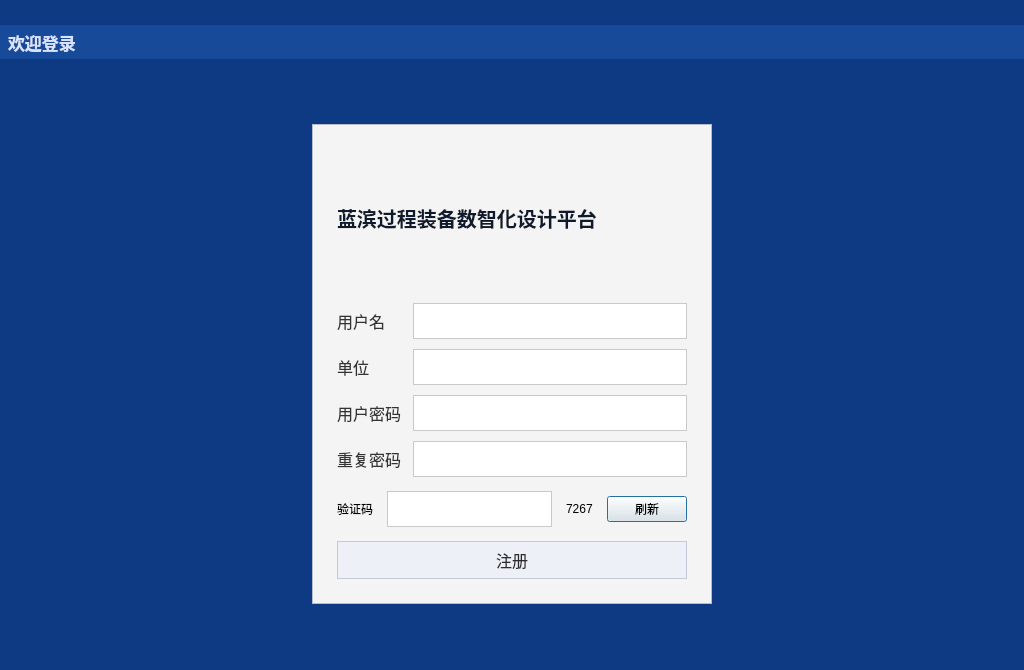
<?xml version="1.0" encoding="UTF-8"?>
<ui version="4.0">
 <class>RegisterDialog</class>
 <widget class="QDialog" name="RegisterDialog">
  <property name="geometry">
   <rect>
    <x>0</x>
    <y>0</y>
    <width>1024</width>
    <height>670</height>
   </rect>
  </property>
  <property name="windowTitle">
   <string>欢迎登录</string>
  </property>
  <property name="styleSheet">
   <string notr="true">QDialog#RegisterDialog {
    background-color: #0e3a83;
    background-image: url(icons/login_bg.png);
    background-repeat: no-repeat;
    background-position: center;
}
QFrame#frame_top_bar {
    background-color: #174a99;
    border: none;
}
QLabel#label_window_title {
    color: #d7e3ff;
    font-size: 13pt;
    font-weight: bold;
}
QFrame#right_frame {
    background-color: #f4f4f4;
    border: 1px solid #b6bcc8;
}
QLabel#label_platform {
    font-size: 15pt;
    font-weight: bold;
    color: #0f1a2d;
}
QLabel#username_label,
QLabel#company_label,
QLabel#password_label,
QLabel#confirm_password_label {
    font-size: 12pt;
    color: #333333;
}
QLineEdit {
    background-color: #ffffff;
    border: 1px solid #c9c9c9;
    min-height: 30px;
    padding: 2px 8px;
    font-size: 12pt;
}
QPushButton#register_btn {
    min-height: 36px;
    font-size: 12pt;
    color: #2b2b2b;
    border: 1px solid #c5ccd8;
    background-color: #edf1f7;
}
QPushButton#register_btn:hover {
    background-color: #e2eaf7;
}</string>
  </property>
  <layout class="QVBoxLayout" name="verticalLayout_root">
   <property name="spacing">
    <number>0</number>
   </property>
   <property name="leftMargin">
    <number>0</number>
   </property>
   <property name="topMargin">
    <number>0</number>
   </property>
   <property name="rightMargin">
    <number>0</number>
   </property>
   <property name="bottomMargin">
    <number>0</number>
   </property>
   <item>
    <widget class="QFrame" name="frame_top_bar">
     <property name="minimumSize">
      <size>
       <width>0</width>
       <height>34</height>
      </size>
     </property>
     <property name="maximumSize">
      <size>
       <width>16777215</width>
       <height>34</height>
      </size>
     </property>
     <layout class="QHBoxLayout" name="horizontalLayout_title">
      <property name="leftMargin">
       <number>8</number>
      </property>
      <property name="topMargin">
       <number>2</number>
      </property>
      <property name="rightMargin">
       <number>8</number>
      </property>
      <property name="bottomMargin">
       <number>2</number>
      </property>
      <item>
       <widget class="QLabel" name="label_window_title">
        <property name="text">
         <string>欢迎登录</string>
        </property>
       </widget>
      </item>
      <item>
       <spacer name="horizontalSpacer_title">
        <property name="orientation">
         <enum>Qt::Horizontal</enum>
        </property>
        <property name="sizeHint" stdset="0">
         <size>
          <width>40</width>
          <height>20</height>
         </size>
        </property>
       </spacer>
      </item>
     </layout>
    </widget>
   </item>
   <item>
    <layout class="QHBoxLayout" name="main_layout">
     <property name="leftMargin">
      <number>40</number>
     </property>
     <property name="topMargin">
      <number>40</number>
     </property>
     <property name="rightMargin">
      <number>40</number>
     </property>
     <property name="bottomMargin">
      <number>40</number>
     </property>
     <item>
      <spacer name="horizontalSpacer_left">
       <property name="orientation">
        <enum>Qt::Horizontal</enum>
       </property>
       <property name="sizeHint" stdset="0">
        <size>
         <width>40</width>
         <height>20</height>
        </size>
       </property>
      </spacer>
     </item>
     <item>
      <widget class="QFrame" name="right_frame">
       <property name="minimumSize">
        <size>
         <width>400</width>
         <height>408</height>
        </size>
       </property>
       <property name="maximumSize">
        <size>
         <width>400</width>
         <height>480</height>
        </size>
       </property>
       <layout class="QVBoxLayout" name="right_layout">
        <property name="spacing">
         <number>14</number>
        </property>
        <property name="leftMargin">
         <number>24</number>
        </property>
        <property name="topMargin">
         <number>22</number>
        </property>
        <property name="rightMargin">
         <number>24</number>
        </property>
        <property name="bottomMargin">
         <number>24</number>
        </property>
        <item>
         <layout class="QHBoxLayout" name="header_layout">
          <item>
           <widget class="QLabel" name="label_platform">
            <property name="text">
             <string>蓝滨过程装备数智化设计平台</string>
            </property>
           </widget>
          </item>
         </layout>
        </item>
        <item>
         <layout class="QGridLayout" name="form_grid">
          <property name="horizontalSpacing">
           <number>12</number>
          </property>
          <property name="verticalSpacing">
           <number>10</number>
          </property>
          <item row="0" column="0">
           <widget class="QLabel" name="username_label">
            <property name="text">
             <string>用户名</string>
            </property>
           </widget>
          </item>
          <item row="0" column="1">
           <widget class="QLineEdit" name="username_input"/>
          </item>
          <item row="1" column="0">
           <widget class="QLabel" name="company_label">
            <property name="text">
             <string>单位</string>
            </property>
           </widget>
          </item>
          <item row="1" column="1">
           <widget class="QLineEdit" name="company_input"/>
          </item>
          <item row="2" column="0">
           <widget class="QLabel" name="password_label">
            <property name="text">
             <string>用户密码</string>
            </property>
           </widget>
          </item>
          <item row="2" column="1">
           <widget class="QLineEdit" name="password_input">
            <property name="echoMode">
             <enum>QLineEdit::Password</enum>
            </property>
           </widget>
          </item>
          <item row="3" column="0">
           <widget class="QLabel" name="confirm_password_label">
            <property name="text">
             <string>重复密码</string>
            </property>
           </widget>
          </item>
          <item row="3" column="1">
           <widget class="QLineEdit" name="confirm_password_input">
            <property name="echoMode">
             <enum>QLineEdit::Password</enum>
            </property>
           </widget>
          </item>
         </layout>
        </item>
        <item>
         <layout class="QHBoxLayout" name="captcha_layout">
          <item>
           <widget class="QLabel" name="captcha_label">
            <property name="text">
             <string>验证码</string>
            </property>
           </widget>
          </item>
          <item>
           <widget class="QLineEdit" name="captcha_input"/>
          </item>
          <item>
           <widget class="QLabel" name="captcha_display">
            <property name="text">
             <string>7267</string>
            </property>
           </widget>
          </item>
          <item>
           <widget class="QPushButton" name="refresh_captcha_btn">
            <property name="text">
             <string>刷新</string>
            </property>
           </widget>
          </item>
         </layout>
        </item>
        <item>
         <widget class="QPushButton" name="register_btn">
          <property name="text">
           <string>注册</string>
          </property>
         </widget>
        </item>
       </layout>
      </widget>
     </item>
     <item>
      <spacer name="horizontalSpacer_right">
       <property name="orientation">
        <enum>Qt::Horizontal</enum>
       </property>
       <property name="sizeHint" stdset="0">
        <size>
         <width>10</width>
         <height>20</height>
        </size>
       </property>
      </spacer>
     </item>
    </layout>
   </item>
  </layout>
 </widget>
 <resources/>
 <connections/>
</ui>
